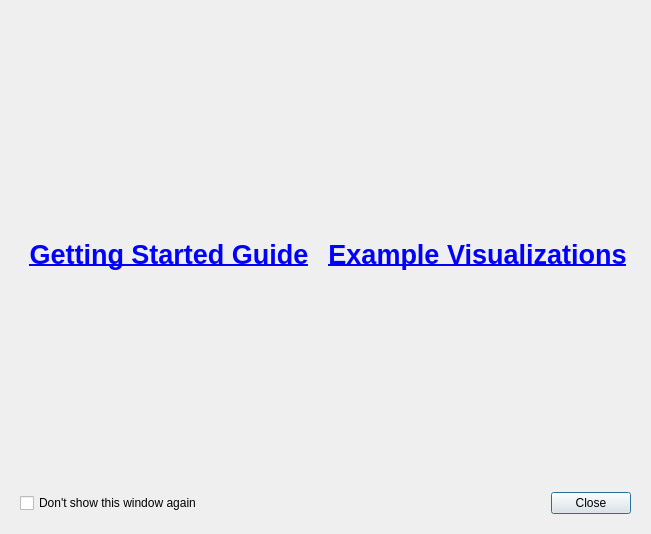
<?xml version="1.0" encoding="UTF-8"?>
<ui version="4.0">
 <class>pqWelcomeDialog</class>
 <widget class="QDialog" name="pqWelcomeDialog">
  <property name="geometry">
   <rect>
    <x>0</x>
    <y>0</y>
    <width>651</width>
    <height>534</height>
   </rect>
  </property>
  <property name="windowTitle">
   <string>Startup Screen</string>
  </property>
  <layout class="QVBoxLayout" name="verticalLayout">
   <item>
    <widget class="QLabel" name="label">
     <property name="text">
      <string/>
     </property>
     <property name="pixmap">
      <pixmap resource="../../../Components/Resources/pqComponents.qrc">:/pqWidgets/Icons/PVSplashScreen.png</pixmap>
     </property>
     <property name="alignment">
      <set>Qt::AlignCenter</set>
     </property>
    </widget>
   </item>
   <item>
    <widget class="QWidget" name="widget_2" native="true">
     <property name="sizePolicy">
      <sizepolicy hsizetype="Preferred" vsizetype="Preferred">
       <horstretch>0</horstretch>
       <verstretch>1</verstretch>
      </sizepolicy>
     </property>
     <layout class="QGridLayout" name="gridLayout">
      <item row="2" column="1">
       <widget class="QPushButton" name="ExampleVisualizationsButton">
        <property name="sizePolicy">
         <sizepolicy hsizetype="Minimum" vsizetype="Minimum">
          <horstretch>1</horstretch>
          <verstretch>1</verstretch>
         </sizepolicy>
        </property>
        <property name="font">
         <font>
          <pointsize>20</pointsize>
          <weight>75</weight>
          <bold>true</bold>
          <underline>true</underline>
         </font>
        </property>
        <property name="styleSheet">
         <string notr="true">color: blue;</string>
        </property>
        <property name="text">
         <string>Example Visualizations</string>
        </property>
        <property name="autoDefault">
         <bool>false</bool>
        </property>
        <property name="flat">
         <bool>true</bool>
        </property>
       </widget>
      </item>
      <item row="2" column="0">
       <widget class="QPushButton" name="GettingStartedGuideButton">
        <property name="sizePolicy">
         <sizepolicy hsizetype="Minimum" vsizetype="Minimum">
          <horstretch>1</horstretch>
          <verstretch>1</verstretch>
         </sizepolicy>
        </property>
        <property name="font">
         <font>
          <pointsize>20</pointsize>
          <weight>75</weight>
          <bold>true</bold>
          <underline>true</underline>
         </font>
        </property>
        <property name="styleSheet">
         <string notr="true">color: blue;</string>
        </property>
        <property name="text">
         <string>Getting Started Guide</string>
        </property>
        <property name="autoDefault">
         <bool>false</bool>
        </property>
        <property name="flat">
         <bool>true</bool>
        </property>
       </widget>
      </item>
     </layout>
    </widget>
   </item>
   <item>
    <widget class="QWidget" name="widget" native="true">
     <layout class="QHBoxLayout" name="horizontalLayout">
      <item>
       <widget class="QCheckBox" name="DoNotShowAgainButton">
        <property name="text">
         <string>Don't show this window again</string>
        </property>
       </widget>
      </item>
      <item>
       <widget class="QDialogButtonBox" name="buttonBox">
        <property name="orientation">
         <enum>Qt::Horizontal</enum>
        </property>
        <property name="standardButtons">
         <set>QDialogButtonBox::Close</set>
        </property>
       </widget>
      </item>
     </layout>
    </widget>
   </item>
  </layout>
 </widget>
 <resources>
  <include location="../../../Components/Resources/pqComponents.qrc"/>
 </resources>
 <connections>
  <connection>
   <sender>buttonBox</sender>
   <signal>accepted()</signal>
   <receiver>pqWelcomeDialog</receiver>
   <slot>accept()</slot>
   <hints>
    <hint type="sourcelabel">
     <x>248</x>
     <y>254</y>
    </hint>
    <hint type="destinationlabel">
     <x>157</x>
     <y>274</y>
    </hint>
   </hints>
  </connection>
  <connection>
   <sender>buttonBox</sender>
   <signal>rejected()</signal>
   <receiver>pqWelcomeDialog</receiver>
   <slot>reject()</slot>
   <hints>
    <hint type="sourcelabel">
     <x>316</x>
     <y>260</y>
    </hint>
    <hint type="destinationlabel">
     <x>286</x>
     <y>274</y>
    </hint>
   </hints>
  </connection>
 </connections>
</ui>
